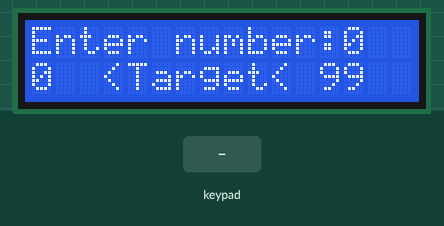
This program was run on a simulated Raspberry Pi (BCM pin numbers). On the bench: 16×2 character LCD. The test bench sets the inputs (shaded band). Random numbers come from a fixed seed; what the program prints to the terminal is not drawn.

Above: at 1.5 s.
1.6 s: keypad keys 1 2 pressed 0.4 s apart
At 3.5 s:
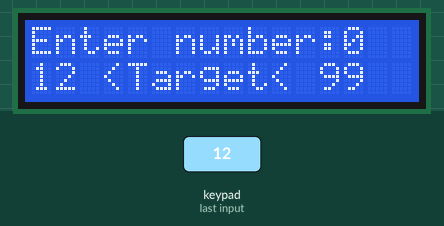
3.9 s: key '3' pressed
At 4.7 s:
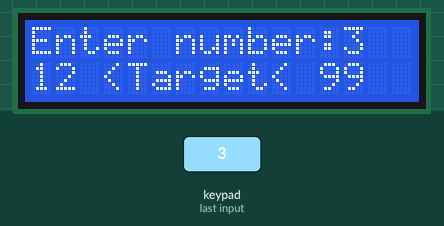
5.6 s: keypad keys 1 2 # pressed 0.4 s apart
At 6.7 s:
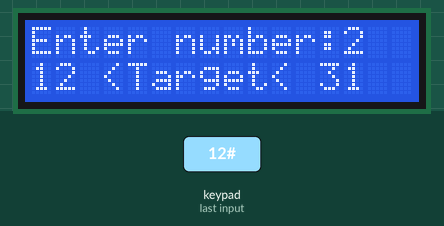
8.3 s: keypad keys 1 2 * pressed 0.4 s apart
At 10.5 s:
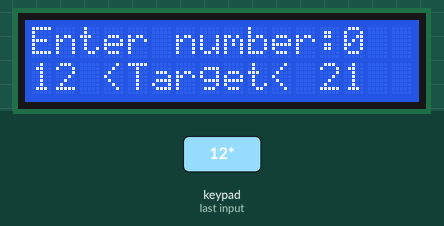
11.0 s: keypad keys 1 2 A pressed 0.4 s apart
At 11.36 s:
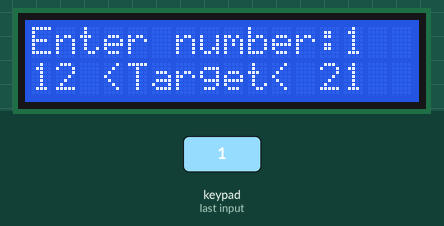
13.7 s: key '4' pressed
At 15.3 s:
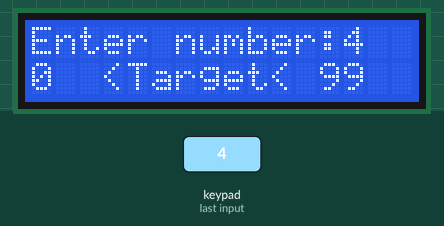
Timing chart, 0 to 16.3 s (numbered marks = the images above; inputs shaded):
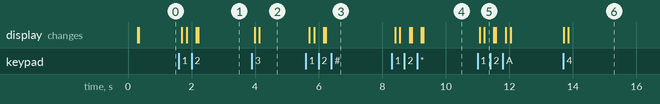

The program:

3.1.8_GAME_GuessNumber.py
```python
#!/usr/bin/env python3
"""
Guess Number Game
Using 4x4 Keypad and LCD1602 Display

A number guessing game where players try to guess a random number
between 0-99 using a 4x4 keypad for input and LCD for display.
"""

import RPi.GPIO as GPIO
import time
import random
import signal
import sys
try:
    import smbus
except ImportError:
    print("❌ Required libraries not found!")
    print("Please install: sudo apt-get install python3-smbus")
    sys.exit(1)

# --- Hardware Configuration ---
LCD_ADDR = 0x27
LCD_BACKLIGHT = 0x08
KEYPAD_ROWS = 4
KEYPAD_COLS = 4

# --- Pin Configuration ---
ROW_PINS = [18, 23, 24, 25]      # GPIO pins for keypad rows
COL_PINS = [10, 22, 27, 17]      # GPIO pins for keypad columns

# --- Keypad Layout ---
KEYPAD_LAYOUT = [
    ['1', '2', '3', 'A'],
    ['4', '5', '6', 'B'],
    ['7', '8', '9', 'C'],
    ['*', '0', '#', 'D']
]

# --- Game Constants ---
GAME_MIN_VALUE = 0
GAME_MAX_VALUE = 99
TWO_DIGIT_THRESHOLD = 10

# --- Global Variables ---
bus = None
target_number = 0
current_input = 0
range_lower = 0
range_upper = 99

class GuessNumberGame:
    """Number guessing game with keypad and LCD display"""

    def __init__(self):
        """Initialize the game system"""
        self.setup_hardware()

    # --- LCD Control Functions ---

    def lcd_write_byte(self, data):
        """Write data to LCD via I2C"""
        temp = data | LCD_BACKLIGHT  # Keep backlight on
        bus.write_byte(LCD_ADDR, temp)

    def lcd_send_command(self, command):
        """Send command to LCD"""
        # Send upper 4 bits
        buffer = command & 0xF0
        buffer |= 0x04  # RS=0, RW=0, EN=1
        self.lcd_write_byte(buffer)
        time.sleep(0.002)
        buffer &= 0xFB  # EN=0
        self.lcd_write_byte(buffer)

        # Send lower 4 bits
        buffer = (command & 0x0F) << 4
        buffer |= 0x04  # RS=0, RW=0, EN=1
        self.lcd_write_byte(buffer)
        time.sleep(0.002)
        buffer &= 0xFB  # EN=0
        self.lcd_write_byte(buffer)

    def lcd_send_data(self, data):
        """Send data to LCD"""
        # Send upper 4 bits
        buffer = data & 0xF0
        buffer |= 0x05  # RS=1, RW=0, EN=1
        self.lcd_write_byte(buffer)
        time.sleep(0.002)
        buffer &= 0xFB  # EN=0
        self.lcd_write_byte(buffer)

        # Send lower 4 bits
        buffer = (data & 0x0F) << 4
        buffer |= 0x05  # RS=1, RW=0, EN=1
        self.lcd_write_byte(buffer)
        time.sleep(0.002)
        buffer &= 0xFB  # EN=0
        self.lcd_write_byte(buffer)

    def lcd_init(self):
        """Initialize LCD display"""
        print("📺 Initializing LCD display...")

        try:
            self.lcd_send_command(0x33)  # Initialize to 8-bit mode
            time.sleep(0.005)
            self.lcd_send_command(0x32)  # Switch to 4-bit mode
            time.sleep(0.005)
            self.lcd_send_command(0x28)  # 2 lines, 5x7 dots
            time.sleep(0.005)
            self.lcd_send_command(0x0C)  # Display on, cursor off
            time.sleep(0.005)
            self.lcd_send_command(0x01)  # Clear screen
            time.sleep(0.002)
            bus.write_byte(LCD_ADDR, LCD_BACKLIGHT)

            print("✅ LCD ready!")
        except Exception as e:
            print(f"❌ LCD initialization failed: {e}")
            self.cleanup_exit(None)

    def lcd_clear(self):
        """Clear LCD screen"""
        self.lcd_send_command(0x01)
        time.sleep(0.002)

    def lcd_display_text(self, x, y, text):
        """Display text on LCD at specified position"""
        # Set cursor position
        address = 0x80 + (0x40 * y) + x
        self.lcd_send_command(address)

        # Send text characters
        for char in text:
            self.lcd_send_data(ord(char))

    # --- Keypad Control Functions ---

    def keypad_init(self):
        """Initialize keypad pins"""
        print("⌨️ Initializing keypad...")

        # Setup row pins as outputs
        for pin in ROW_PINS:
            GPIO.setup(pin, GPIO.OUT)
            GPIO.output(pin, GPIO.LOW)

        # Setup column pins as inputs with pull-down resistors
        for pin in COL_PINS:
            GPIO.setup(pin, GPIO.IN, pull_up_down=GPIO.PUD_DOWN)

        print("✅ Keypad ready!")

    def scan_keypad(self):
        """Scan keypad for pressed key"""
        for row in range(KEYPAD_ROWS):
            # Activate current row
            GPIO.output(ROW_PINS[row], GPIO.HIGH)
            time.sleep(0.001)  # Small delay for signal stability

            # Check each column
            for col in range(KEYPAD_COLS):
                if GPIO.input(COL_PINS[col]) == GPIO.HIGH:
                    GPIO.output(ROW_PINS[row], GPIO.LOW)  # Deactivate row
                    return KEYPAD_LAYOUT[row][col]

            # Deactivate current row
            GPIO.output(ROW_PINS[row], GPIO.LOW)

        return None  # No key pressed

    # --- Game Logic Functions ---

    def generate_new_target(self):
        """Generate new random target number"""
        global target_number, range_lower, range_upper, current_input

        target_number = random.randint(GAME_MIN_VALUE, GAME_MAX_VALUE)
        range_upper = GAME_MAX_VALUE
        range_lower = GAME_MIN_VALUE
        current_input = 0

        print(f"🎯 New target generated: {target_number}")

    def check_guess_result(self):
        """Check if guessed number matches target"""
        global current_input, range_lower, range_upper

        if current_input > target_number:
            # Guess too high - update upper bound
            if current_input < range_upper:
                range_upper = current_input
        elif current_input < target_number:
            # Guess too low - update lower bound
            if current_input > range_lower:
                range_lower = current_input
        else:
            # Correct guess!
            current_input = 0
            return True

        current_input = 0
        return False

    def update_game_display(self, is_correct):
        """Update LCD display with current game state"""
        self.lcd_clear()

        if is_correct:
            self.lcd_display_text(0, 0, "Congratulations!")
            self.lcd_display_text(0, 1, "You got it!")
            time.sleep(3)
            self.generate_new_target()
            self.update_game_display(False)
            return

        # Display input prompt and current number
        self.lcd_display_text(0, 0, "Enter number:")
        self.lcd_display_text(13, 0, str(current_input))

        # Display range information
        self.lcd_display_text(0, 1, str(range_lower))
        self.lcd_display_text(3, 1, "<Target<")
        self.lcd_display_text(12, 1, str(range_upper))

    def setup_hardware(self):
        """Initialize hardware components"""
        global bus

        print("🎮 Initializing Guess Number Game...")

        # Setup GPIO
        GPIO.setmode(GPIO.BCM)
        GPIO.setwarnings(False)

        # Setup I2C for LCD
        try:
            bus = smbus.SMBus(1)  # I2C bus 1
            self.lcd_init()
        except Exception as e:
            print(f"❌ LCD setup failed: {e}")
            self.cleanup_exit(None)

        # Setup keypad
        self.keypad_init()

        # Display welcome screen
        self.lcd_clear()
        self.lcd_display_text(0, 0, "Welcome!")
        self.lcd_display_text(0, 1, "Press A to start")

        print("✅ Hardware setup complete!")

    def run_game_loop(self):
        """Main game execution function"""
        global current_input

        last_key = None

        print("🎮 Starting game loop...")
        print("🎯 Try to guess the secret number!")
        print("A: New Game, D: Submit Guess, *: Clear Input")
        print("Press Ctrl+C to exit\n")

        # Generate first target
        self.generate_new_target()
        self.update_game_display(False)

        try:
            while True:
                current_key = self.scan_keypad()

                # Process key press (only on new press, not hold)
                if current_key and current_key != last_key:
                    print(f"🔹 Key pressed: {current_key}")

                    is_correct_guess = False

                    if current_key == 'A':
                        # Start new game
                        print("🔄 Starting new game...")
                        self.generate_new_target()
                        self.update_game_display(False)

                    elif current_key == 'D':
                        # Submit current guess
                        print(f"✅ Submitting guess: {current_input}")
                        is_correct_guess = self.check_guess_result()
                        self.update_game_display(is_correct_guess)

                    elif current_key == '*':
                        # Clear current input
                        print("🔄 Clearing input...")
                        current_input = 0
                        self.update_game_display(False)

                    elif current_key.isdigit():
                        # Handle number input (0-9)
                        digit = int(current_key)
                        current_input = current_input * 10 + digit

                        # Auto-submit if two digits entered
                        if current_input >= TWO_DIGIT_THRESHOLD:
                            print(f"✅ Auto-submitting two-digit guess: {current_input}")
                            is_correct_guess = self.check_guess_result()

                        self.update_game_display(is_correct_guess)

                    else:
                        print(f"⚠️ Invalid key: {current_key}")

                last_key = current_key
                time.sleep(0.1)  # Debounce delay

        except KeyboardInterrupt:
            self.cleanup_exit(None)

    def cleanup_exit(self, signum):
        """Clean up and exit"""
        print("\n🧹 Shutting down game...")

        try:
            self.lcd_clear()
            self.lcd_display_text(0, 0, "Game Over!")
            self.lcd_display_text(0, 1, "Goodbye!")
            time.sleep(2)
            self.lcd_clear()
        except:
            pass

        # Cleanup GPIO
        GPIO.cleanup()

        print("✅ Cleanup complete. Goodbye!")
        sys.exit(0)

def main():
    """Main function"""
    print("=== Guess Number Game ===")
    print("🎯 Try to guess the secret number!\n")

    # Create game instance
    game = GuessNumberGame()

    # Handle Ctrl+C
    signal.signal(signal.SIGINT, game.cleanup_exit)

    # Start game loop
    game.run_game_loop()

if __name__ == '__main__':
    main()
```

Measured:
- after the input at 1.6 s, the display: first changes after 0.10 s (image 1 shows a later state)
- after the input at 3.9 s, the display: first changes after 0.08 s (image 2 shows a later state)
- after the input at 5.6 s, the display: first changes after 0.10 s (image 3 shows a later state)
- after the input at 8.3 s, the display: first changes after 0.11 s (image 4 shows a later state)
- after the input at 11.0 s, the display: first changes after 0.06 s (image 5 shows a later state)
- after the input at 13.7 s, the display: first changes at once (image 6 shows a later state)
